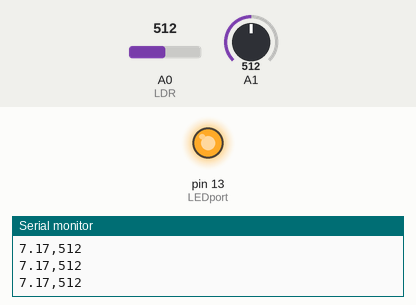
The sketch below on a simulated Arduino Uno, built with avr-gcc and run on an emulated ATmega328P. Shown: output pins drawn as LEDs (lit = HIGH), the last lines printed to the serial monitor. Inputs (shaded band) come from the test bench; at power-on: A0 (LDR) = 512, A1 = 512.

Above: at 1.3 s.
1.4 s: A0 (LDR) set to 537
2.9 s: A0 (LDR) set to 563
At 3.3 s:
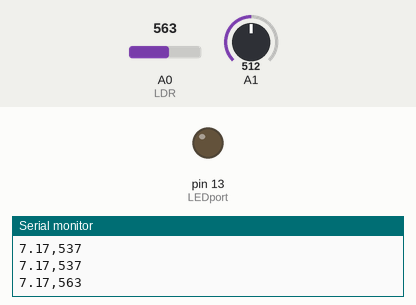
4.5 s: A1 set to 215
6.0 s: A1 set to 185
8.0 s: A0 (LDR) set to 540
At 8.6 s:
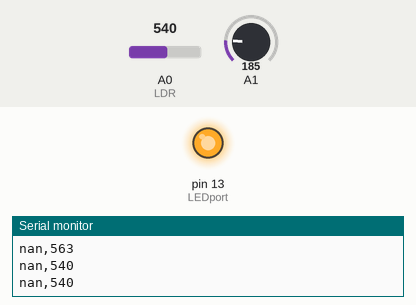
9.5 s: A0 (LDR) set to 560
At 9.8 s:
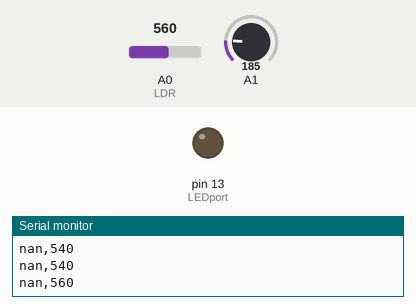
Timing chart, 0 to 12.0 s (numbered marks = the images above; inputs shaded):
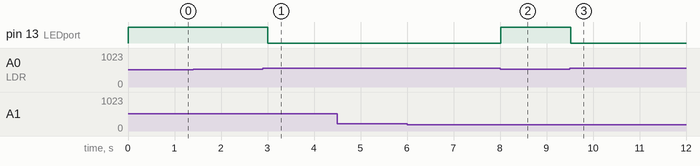

The sketch:

Arduino.ino
```cpp
/*
   Arduino Project Source Code - Arduino IDE
   By: Sidak Pasricha
   Purpose: Takes input from the Thermistor and the Light Dependent Resistor
            Outputs an estimate of the surrounding temperature in degrees Celsius and the value obtained from the LDR
            Switches on the LED circuit if the light is lower than a particular threshold.
   Application: Intended for maintaining a plant:
                The LED circuit switches on in case there is not enough light to prevent any harm to the plant growth.
                Outputs allow the creation of graphs (using Processing) to allow monitoring of plant conditions.

   Please See Processing Source Code for more
*/
#include <math.h>

const int LEDport = 13;

void setup() {
  Serial.begin(9600); //Set the Serial port at 9600 baud rate
  pinMode(LEDport, OUTPUT); //Setting LED connection as Output
}

//Use the Steinhart-Hart equation to convert to degrees C
double getTemperature(int rawADC) {
  /* Taken from the Arduino Sample Codes
      Courtesy of Professor G. Roberts */
  rawADC -= 200; // Modify the input value to calibrate the temperature.
  double temp;
  temp = log(((10240000 / rawADC) - 10000));
  temp = 1 / (0.001129148 +
              (0.000234125 + (0.0000000876741 * temp * temp )) * temp );
  return temp - 273.15; // Convert Kelvin to Celsius
}

void needExtraLight(int lightInput) {
  /* Checks if the light reaching the plant is sufficient for its growth
      The Threshold, "550", was determined for the aloe plant in my room.
      The amount of light which shines on it on a daily basis was around 580, therefore, the threshold was set to 550
  */
  if (lightInput < 550) { //Threshold for Lowest Light for Plant
    digitalWrite(LEDport, HIGH); //Switches on Lights if surrounding light is low
  } else {
    digitalWrite(LEDport, LOW); //Switches off Lights if surrounding light is good enough
  }
}

void loop() {
  int tempInput, lightInput;
  double temperature;
  lightInput = analogRead(A0); //Read the Value from the LDR
  tempInput = analogRead(A1); //Read the Value from the Thermistor
  temperature = getTemperature(tempInput);

  /* Output */
  Serial.print(temperature);
  Serial.print(",");
  Serial.println(lightInput);

  needExtraLight(lightInput);

  delay(500); //Frequency of data collection
}
```

Measured:
- the behaviour switches between 549 and 550 on A0 (LDR) (found by bisection; images 0 and 1)
- after the input at 2.9 s, pin 13 (LEDport): HIGH → LOW after 0.11 s
- after the input at 8.0 s, pin 13 (LEDport): LOW → HIGH at once
- after the input at 9.5 s, pin 13 (LEDport): HIGH → LOW at once
